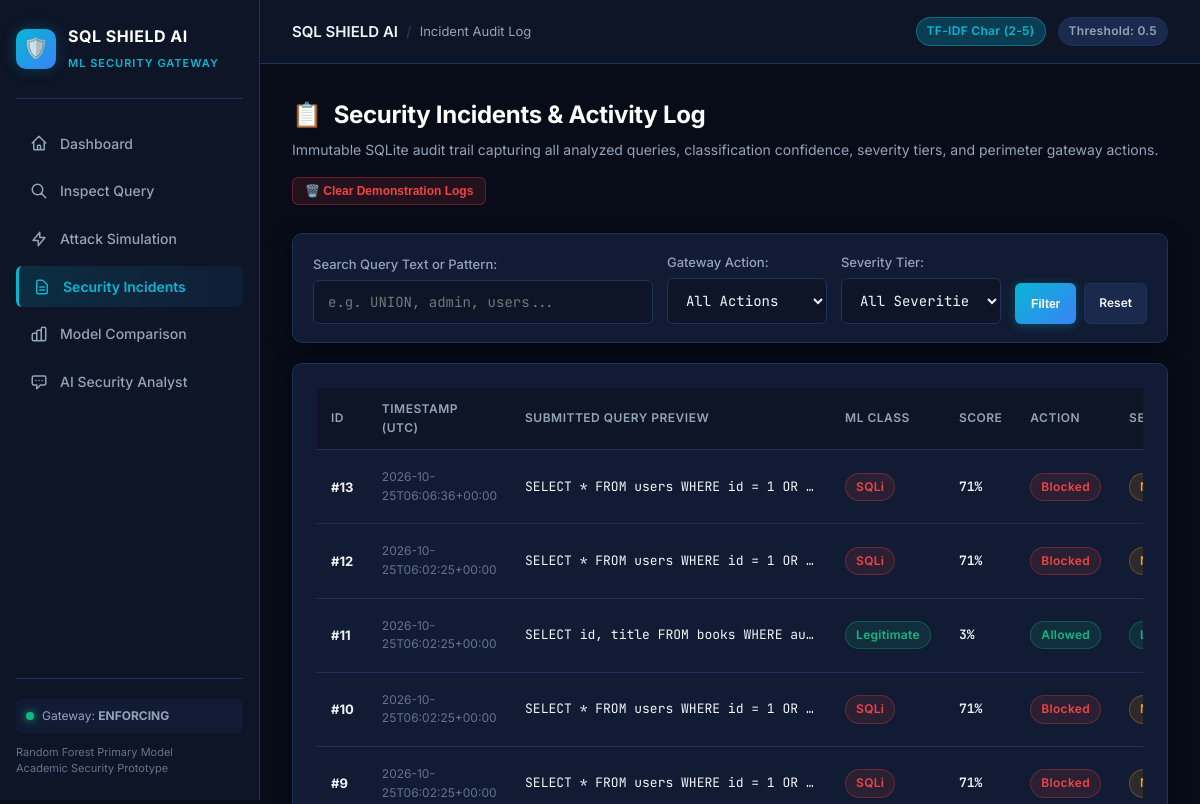
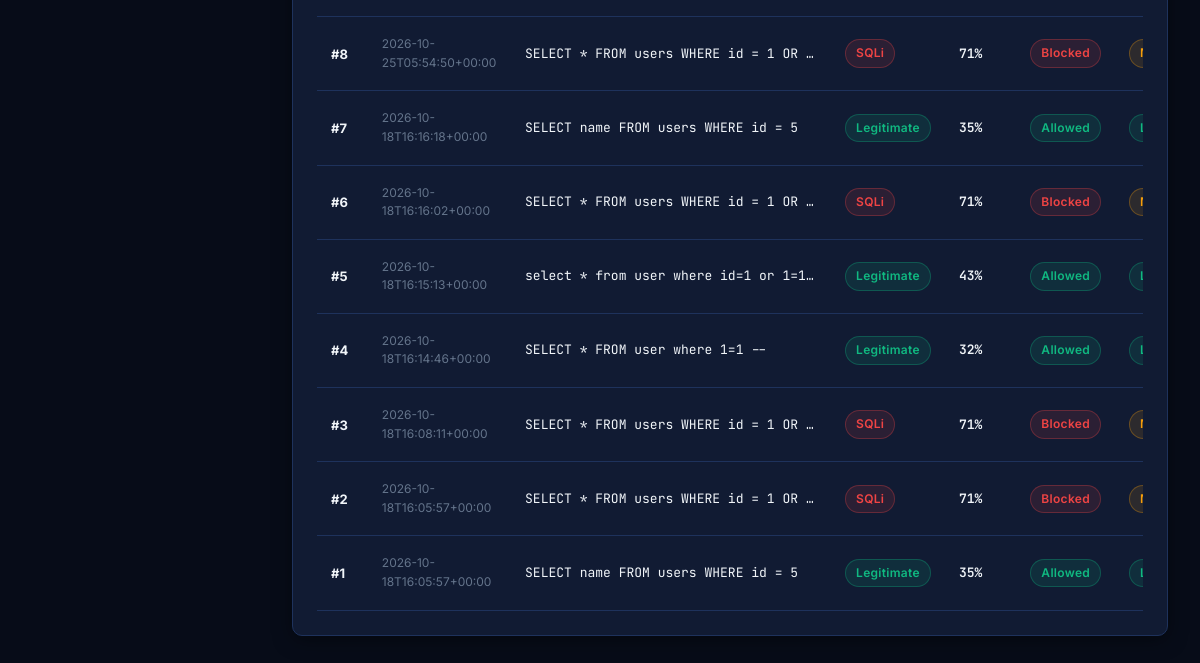
Page /incidents on the earlier database version (2 pictures, top to bottom).
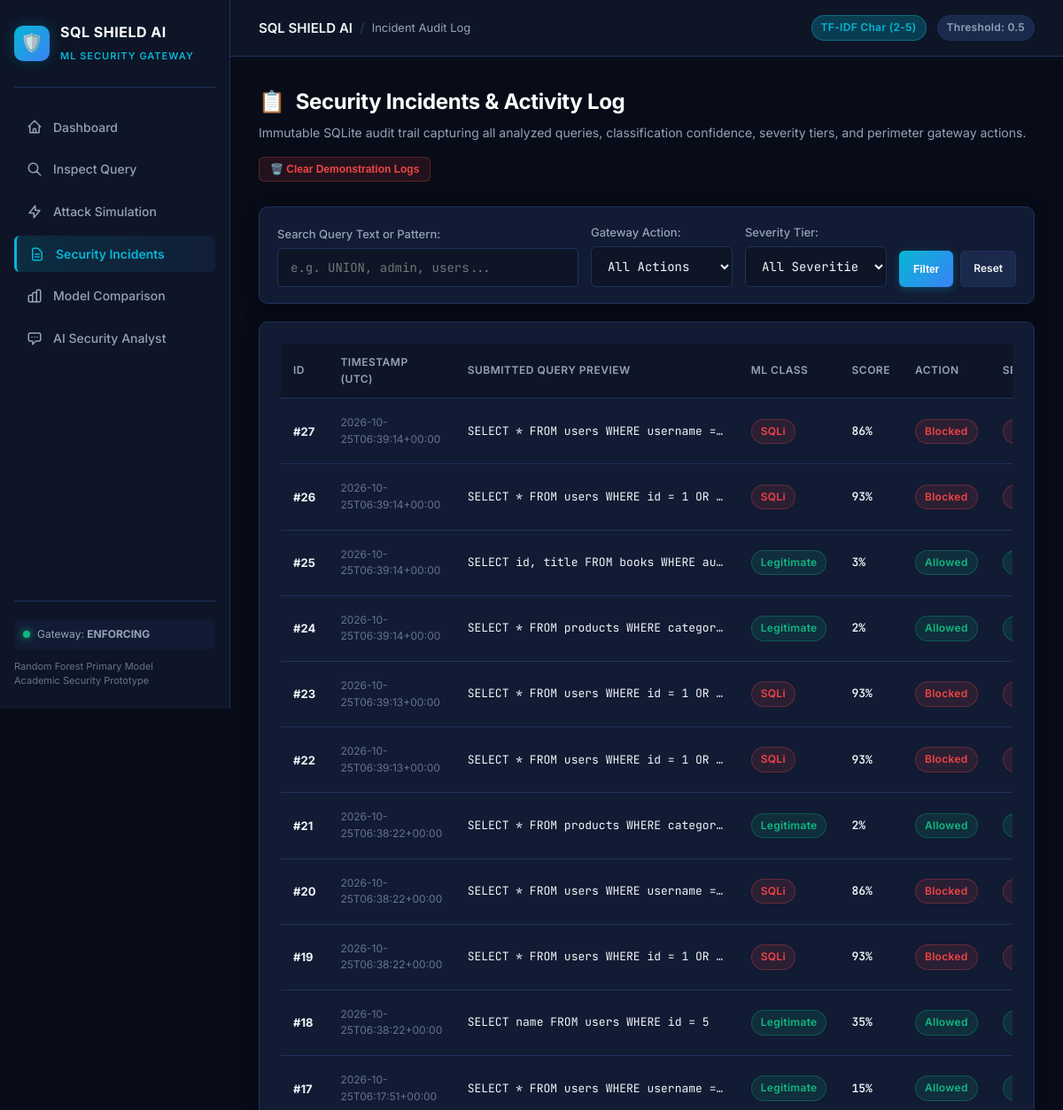
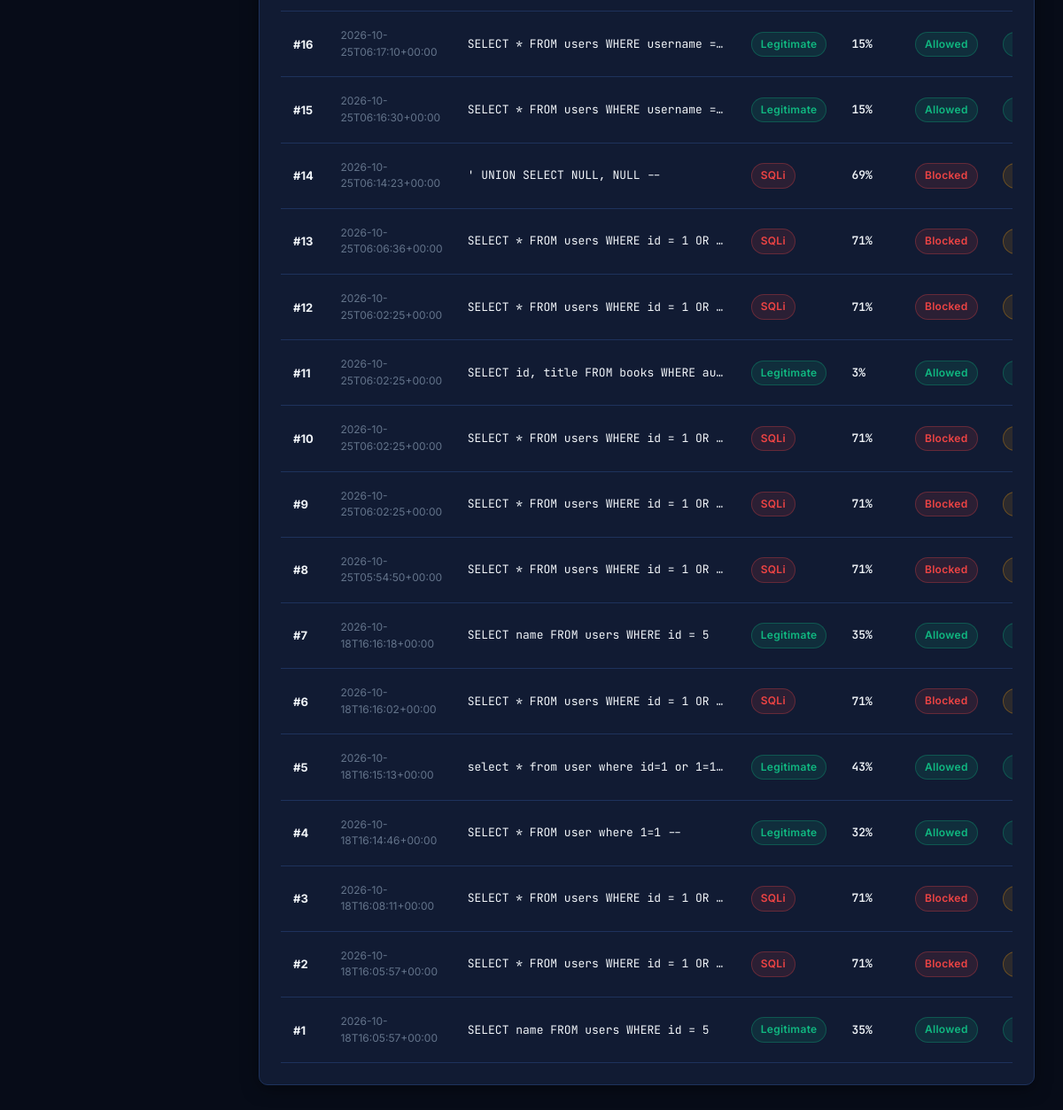
Same page on the later database version (2 pictures, top to bottom).
### tables this page shows
CREATE TABLE incidents (
    id INTEGER PRIMARY KEY AUTOINCREMENT,
    timestamp TEXT NOT NULL,
    submitted_input TEXT NOT NULL,
    predicted_class TEXT NOT NULL,
    model_used TEXT NOT NULL,
    score REAL,
    action_taken TEXT NOT NULL,
    severity TEXT NOT NULL,
    explanation TEXT,
    mitigation TEXT
);

### app.py (the view)
@app.get("/incidents")
def incidents_page():
    action = request.args.get("action")
    severity = request.args.get("severity")
    search = request.args.get("search")
    incidents_list = list_incidents(limit=150, action=action, severity=severity, search=search)
    stats = get_stats()
    return render_template(
        "incidents.html",
        active="incidents",
        incidents=incidents_list,
        stats=stats,
        current_action=action or "",
        current_severity=severity or "",
        current_search=search or "",
        config=config,
    )

### database/db.py (called while the page is built)
def get_connection():
    conn = sqlite3.connect(DB_PATH)
    conn.row_factory = sqlite3.Row
    return conn

def list_incidents(limit=100, action=None, severity=None, search=None):
    query = "SELECT * FROM incidents WHERE 1=1"
    params = []
    if action:
        query += " AND action_taken = ?"
        params.append(action)
    if severity:
        query += " AND severity = ?"
        params.append(severity)
    if search:
        query += " AND (submitted_input LIKE ? OR explanation LIKE ?)"
        wildcard = f"%{search}%"
        params.extend([wildcard, wildcard])
    query += " ORDER BY id DESC LIMIT ?"
    params.append(int(limit))
    with get_connection() as conn:
        rows = conn.execute(query, params).fetchall()
        return [dict(r) for r in rows]

### templates/incidents.html (shortened to what this page needs)
{% extends "base.html" %}
{% block breadcrumb %}Incident Audit Log{% endblock %}
{% block content %}
<div class="page-header" style="display:flex; justify-content:space-between; align-items:flex-end; flex-wrap:wrap; gap:16px;">
  <div>
    <h1 class="page-title">
      <span>📋</span> Security Incidents & Activity Log
    </h1>
    <p class="page-subtitle">
      Immutable SQLite audit trail capturing all analyzed queries, classification confidence, severity tiers, and perimeter gateway actions.
    </p>
  </div>
  <div style="display:flex; gap:10px;">
    <button class="btn btn-danger btn-sm" onclick="openModal('clear-logs-modal')">
      🗑️ Clear Demonstration Logs
    </button>
  </div>
</div>
<div class="card" style="margin-bottom: 20px; padding: 18px 20px;">
  <form method="GET" action="/incidents" style="display:flex; gap:14px; flex-wrap:wrap; align-items:flex-end;">
    <div style="flex:1; min-width:240px;">
      <label class="form-label" style="margin-bottom:6px;">Search Query Text or Pattern:</label>
      <input type="text" name="search" class="form-control" placeholder="e.g. UNION, admin, users..." value="{{ current_search }}">
    </div>
    <div style="width:160px;">
      <label class="form-label" style="margin-bottom:6px;">Gateway Action:</label>
      <select name="action" class="form-control">
        <option value="" {{ 'selected' if not current_action else '' }}>All Actions</option>
      </select>
    </div>
    <div style="width:160px;">
      <label class="form-label" style="margin-bottom:6px;">Severity Tier:</label>
      <select name="severity" class="form-control">
        <option value="" {{ 'selected' if not current_severity else '' }}>All Severities</option>
      </select>
    </div>
    <div style="display:flex; gap:8px;">
      <button type="submit" class="btn btn-primary btn-sm" style="padding:10px 16px;">Filter</button>
      <a href="/incidents" class="btn btn-secondary btn-sm" style="padding:10px 14px;">Reset</a>
    </div>
  </form>
</div>
<div class="card">
  {% if incidents %}
  <div class="table-responsive">
    <table class="data-table">
      <thead>
        <tr>
          <th>ID</th>
          <th>Timestamp (UTC)</th>
          <th>Submitted Query Preview</th>
          <th>ML Class</th>
          <th>Score</th>
          <th>Action</th>
          <th>Severity</th>
        </tr>
      </thead>
      <tbody>
        {% for inc in incidents %}
        <tr>
          <td style="font-weight: 700;">#{{ inc.id }}</td>
          <td style="color:var(--text-muted); font-size:12px;">{{ inc.timestamp }}</td>
          <td class="code-cell" title="{{ inc.submitted_input }}">{{ inc.submitted_input }}</td>
          <td>
            <span class="badge {{ 'badge-block' if inc.predicted_class == 'SQLi' else 'badge-allow' }}">
              {{ inc.predicted_class }}
            </span>
          </td>
          <td style="font-family:var(--font-mono); font-weight:600;">
            {{ (inc.score * 100)|round|int }}%
          </td>
          <td>
            <span class="badge {{ 'badge-block' if inc.action_taken == 'Blocked' else 'badge-allow' }}">
              {{ inc.action_taken }}
            </span>
          </td>
          <td>
            <span class="badge {{ 'badge-block' if inc.severity == 'High' else ('badge-warn' if inc.severity == 'Medium' else 'badge-allow') }}">
            </span>
          </td>
        </tr>
        {% endfor %}
      </tbody>
    </table>
  </div>
  {% endif %}
</div>
{% endblock %}

### templates/base.html (shortened to what this page needs)
<!DOCTYPE html>
<html lang="en">
<head>
  <link rel="stylesheet" href="{{ url_for('static', filename='css/style.css') }}">
</head>
<body>
  <div class="app-container">
    <aside class="sidebar">
      <a href="/" class="brand">
        <div class="brand-icon">🛡️</div>
        <div class="brand-info">
          <h1>SQL SHIELD AI</h1>
          <span>ML Security Gateway</span>
        </div>
      </a>
      <ul class="nav-menu">
        <li>
          <a href="/" class="nav-link {{ 'active' if active == 'dashboard' else '' }}">
            <svg fill="none" stroke="currentColor" viewBox="0 0 24 24"><path stroke-linecap="round" stroke-linejoin="round" d="M3 12l2-2m0 0l7-7 7 7M5 10v10a1 1 0 001 1h3m10-11l2 2m-2-2v10a1 1 0 01-1 1h-3m-6 0a1 1 0 001-1v-4a1 1 0 011-1h2a1 1 0 011 1v4a1 1 0 001 1m-6 0h6"/></svg>
            Dashboard
          </a>
        </li>
        <li>
          <a href="/detect" class="nav-link {{ 'active' if active == 'detect' else '' }}">
            <svg fill="none" stroke="currentColor" viewBox="0 0 24 24"><path stroke-linecap="round" stroke-linejoin="round" d="M21 21l-6-6m2-5a7 7 0 11-14 0 7 7 0 0114 0z"/></svg>
            Inspect Query
          </a>
        </li>
        <li>
          <a href="/simulation" class="nav-link {{ 'active' if active == 'simulation' else '' }}">
            <svg fill="none" stroke="currentColor" viewBox="0 0 24 24"><path stroke-linecap="round" stroke-linejoin="round" d="M13 10V3L4 14h7v7l9-11h-7z"/></svg>
            Attack Simulation
          </a>
        </li>
        <li>
          <a href="/incidents" class="nav-link {{ 'active' if active == 'incidents' else '' }}">
            <svg fill="none" stroke="currentColor" viewBox="0 0 24 24"><path stroke-linecap="round" stroke-linejoin="round" d="M9 12h6m-6 4h6m2 5H7a2 2 0 01-2-2V5a2 2 0 012-2h5.586a1 1 0 01.707.293l5.414 5.414a1 1 0 01.293.707V19a2 2 0 01-2 2z"/></svg>
            Security Incidents
          </a>
        </li>
        <li>
          <a href="/model-comparison" class="nav-link {{ 'active' if active == 'models' else '' }}">
            <svg fill="none" stroke="currentColor" viewBox="0 0 24 24"><path stroke-linecap="round" stroke-linejoin="round" d="M9 19v-6a2 2 0 00-2-2H5a2 2 0 00-2 2v6a2 2 0 002 2h2a2 2 0 002-2zm0 0V9a2 2 0 012-2h2a2 2 0 012 2v10m-6 0a2 2 0 002 2h2a2 2 0 002-2m0 0V5a2 2 0 012-2h2a2 2 0 012 2v14a2 2 0 01-2 2h-2a2 2 0 01-2-2z"/></svg>
            Model Comparison
          </a>
        </li>
        <li>
          <a href="/analyst" class="nav-link {{ 'active' if active == 'analyst' else '' }}">
            <svg fill="none" stroke="currentColor" viewBox="0 0 24 24"><path stroke-linecap="round" stroke-linejoin="round" d="M8 10h.01M12 10h.01M16 10h.01M9 16H5a2 2 0 01-2-2V6a2 2 0 012-2h14a2 2 0 012 2v8a2 2 0 01-2 2h-5l-5 5v-5z"/></svg>
            AI Security Analyst
          </a>
        </li>
      </ul>
      <div class="sidebar-footer">
        <div class="status-indicator">
          <span class="status-dot"></span>
          <span>Gateway: <strong>ENFORCING</strong></span>
        </div>
        <p style="color:var(--text-muted);font-size:11px;line-height:1.4;">
          Random Forest Primary Model<br>
          Academic Security Prototype
        </p>
      </div>
    </aside>
    <div class="main-wrapper">
      <header class="topbar">
        <div class="topbar-title">
          <span>SQL SHIELD AI</span>
          <span style="color:var(--border-color);">/</span>
          <span style="color:var(--text-secondary);font-size:13px;font-weight:400;">
            {% block breadcrumb %}Defense Console{% endblock %}
          </span>
        </div>
        <div class="topbar-badges">
          <span class="badge badge-cyan">TF-IDF Char (2-5)</span>
          <span class="badge badge-neutral">Threshold: {{ config.DEFAULT_THRESHOLD }}</span>
        </div>
      </header>
      <main class="content-container">
        {% block content %}{% endblock %}
      </main>
    </div>
  </div>
</body>
</html>

Differences in the rows shown:
added incidents: id "27", timestamp "2026-10-25T06:39:14+00:00", submitted_input "SELECT * FROM users WHERE username =…", predicted_class "SQLi", (inc.score*100)|round|int "86", action_taken "Blocked", severity "High" (drawn)
added incidents: id "26", timestamp "2026-10-25T06:39:14+00:00", submitted_input "SELECT * FROM users WHERE id = 1 OR…", predicted_class "SQLi", (inc.score*100)|round|int "93", action_taken "Blocked", severity "High" (drawn)
added incidents: id "25", timestamp "2026-10-25T06:39:14+00:00", submitted_input "SELECT id, title FROM books WHERE au…", predicted_class "Legitimate", (inc.score*100)|round|int "3", action_taken "Allowed"
added incidents: id "24", timestamp "2026-10-25T06:39:14+00:00", submitted_input "SELECT * FROM products WHERE categor…", predicted_class "Legitimate", (inc.score*100)|round|int "2", action_taken "Allowed"
added incidents: id "23", timestamp "2026-10-25T06:39:13+00:00", submitted_input "SELECT * FROM users WHERE id = 1 OR…", predicted_class "SQLi", (inc.score*100)|round|int "93", action_taken "Blocked", severity "High" (drawn)
added incidents: id "22", timestamp "2026-10-25T06:39:13+00:00", submitted_input "SELECT * FROM users WHERE id = 1 OR…", predicted_class "SQLi", (inc.score*100)|round|int "93", action_taken "Blocked", severity "High" (drawn)
added incidents: id "21", timestamp "2026-10-25T06:38:22+00:00", submitted_input "SELECT * FROM products WHERE categor…", predicted_class "Legitimate", (inc.score*100)|round|int "2", action_taken "Allowed"
added incidents: id "20", timestamp "2026-10-25T06:38:22+00:00", submitted_input "SELECT * FROM users WHERE username =…", predicted_class "SQLi", (inc.score*100)|round|int "86", action_taken "Blocked", severity "High" (drawn)
added incidents: id "19", timestamp "2026-10-25T06:38:22+00:00", submitted_input "SELECT * FROM users WHERE id = 1 OR…", predicted_class "SQLi", (inc.score*100)|round|int "93", action_taken "Blocked", severity "High" (drawn)
added incidents: id "18", timestamp "2026-10-25T06:38:22+00:00", submitted_input "SELECT name FROM users WHERE id = 5", predicted_class "Legitimate", (inc.score*100)|round|int "35", action_taken "Allowed"
added incidents: id "17", timestamp "2026-10-25T06:17:51+00:00", submitted_input "SELECT * FROM users WHERE username =…", predicted_class "Legitimate", (inc.score*100)|round|int "15", action_taken "Allowed"
added incidents: id "16", timestamp "2026-10-25T06:17:10+00:00", submitted_input "SELECT * FROM users WHERE username =…", predicted_class "Legitimate", (inc.score*100)|round|int "15", action_taken "Allowed"
added incidents: id "15", timestamp "2026-10-25T06:16:30+00:00", submitted_input "SELECT * FROM users WHERE username =…", predicted_class "Legitimate", (inc.score*100)|round|int "15", action_taken "Allowed"
added incidents: id "14", timestamp "2026-10-25T06:14:23+00:00", submitted_input "' UNION SELECT NULL, NULL --", predicted_class "SQLi", (inc.score*100)|round|int "69", action_taken "Blocked", severity "Medium" (drawn)
